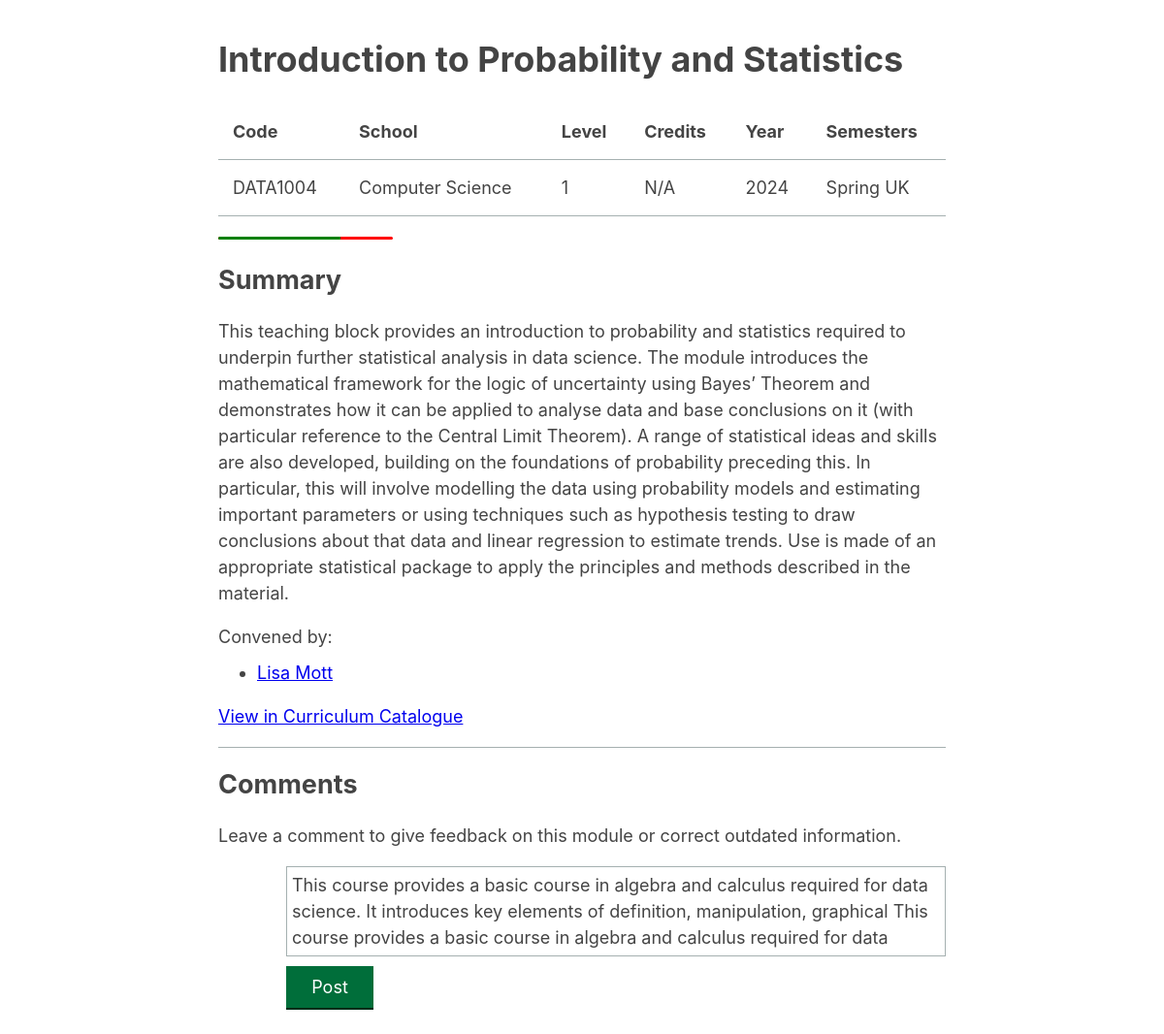
/module/DATA1004, run on the app's committed database.
### tables this page shows
CREATE TABLE "modules"
(
    code               TEXT                                 not null
        primary key,
    title              TEXT                                 not null,
    year               text    default CHANGEME             not null,
    credits            integer default 10                   not null,
    level              integer default 1                    not null,
    school             text    default "Computer Science"   not null,
    conveners          text    default "Kai Xu"             not null,
    semesters          text    default "Spring UK"          not null,
    summary            text    default "No summary"         not null,
    url                text    default "https://google.com" not null,
    convener_usernames text
);

### app.py (the view)
@app.route("/module/<code>")
def module_page(code: str = None):
    cursor = get_db().cursor()
    cursor.execute("SELECT * FROM modules WHERE code = ?", (code,))
    module = add_cols(cursor.fetchone())
    if module is None:
        abort(404)
    usernames = module["convener_usernames"].split(",")
    conveners = [
        {"name": s.strip(), "username": usernames[i]}
        for i, s in enumerate(module["conveners"].split(","))
    ]
    public_token = hashlib.sha256(bytes(request.remote_addr, "utf-8")).hexdigest()
    return render_template("module.html.jinja",
                           module=module,
                           conveners=conveners,
                           public_token=public_token,
                           public_token_short=public_token[0:10])

### app.py (called while the page is built)
def add_cols(result) -> dict[str, str] | None:
    return {column_name: result[i] for i, column_name in
            enumerate(result.keys())} if result is not None else None

def get_db():
    db = getattr(g, "_database", None)
    if db is None:
        db = g._database = sqlite3.connect(DATABASE)
        db.row_factory = sqlite3.Row
    return db

@app.teardown_appcontext
def close_connection(exception):
    db = getattr(g, "_database", None)
    if db is not None:
        db.close()

### templates/module.html.jinja (shortened to what this page needs)
{% extends "base.html.jinja" %}
{% block head %}
	{{ super() }}
	<link rel="stylesheet" type="text/css" href="{{ url_for('static', filename='module.css') }}">
{% endblock %}
{% block main %}
	<h1>{{ module.title }}</h1>
	<table style="width: 100%">
		<thead>
		<tr>
			<td>Code</td>
			<td>School</td>
			<td>Level</td>
			<td>Credits</td>
			<td>Year</td>
			<td>Semesters</td>
		</tr>
		</thead>
		<tbody>
		<tr>
			<td>{{ module.code }}</td>
			<td>{{ module.school }}</td>
			<td>{{ module.level }}</td>
			<td>
				{% if module.credits != 0 %}
					{{ module.credits }}
				{% else %}
					N/A
				{% endif %}
			</td>
			<td>{{ module.year }}</td>
			<td>{{ module.semesters }}</td>
		</tr>
		</tbody>
	</table>
	<progress max="100" value="70"></progress>
	<h2 id="summary">Summary</h2>
	{{ module.summary }}
	<div>
		Convened by:
		<ul>
			{% for convener in conveners %}
				<li>
					{% if convener.username != "NULL" %}
						<a href="{{ url_for("person_page", username=convener.username) }}">{{ convener.name }}</a>
					{% else %}
						{{ convener.name }}
					{% endif %}
				</li>
			{% endfor %}
		</ul>
	</div>
	<p>
		<a href="{{ module.url }}">View in Curriculum Catalogue</a>
	</p>
	<hr/>
	<h2>Comments</h2>
	<p>
		Leave a comment to give feedback on this module or correct outdated information.
	</p>
	<form id="comment-input-area"
		  _='on submit
             halt the event
             call alert("Hello, world!")'>
		<div id="identicon">
			<div title="{{ public_token_short }}">
				<svg width="60" height="60" data-jdenticon-value="{{ public_token }}"></svg>
			</div>
		</div>
		<textarea id="textarea" maxlength="280" style="height: 81px">This course provides a basic course in algebra and calculus required for data science. It introduces key elements of definition, manipulation, graphical This course provides a basic course in algebra and calculus required for data science. </textarea>
		<div id="actions">
			<button class="btn-primary">Post</button>
		</div>
	</form>
{% endblock %}

### static/common.css (style rules this page uses)
* { min-width: 0; }
li { margin: 10px 0; }
ul { margin: 0; }
body { max-width: 750px; margin: 40px auto; padding: 0 10px; font: 18px/1.5 -apple-system, BlinkMacSystemFont, "Segoe UI", Roboto, "Helvetica Neue", Arial, sans-serif; color: #444; }
hr { border: none; border-top: 1px solid #a5b0b0; }
h1, h2, h3 { line-height: 1.2; }
table { border-spacing: 0; border-collapse: collapse; }
thead { font-weight: bold; }
th, td { border-bottom: 1px solid #a5b0b0; padding: 15px; }
:root { color-scheme: light; }

### static/controls.css (style rules this page uses)
textarea { font: 18px/1.5 -apple-system, BlinkMacSystemFont, "Segoe UI", Roboto, "Helvetica Neue", Arial, sans-serif; color: #444; resize: none; background-color: transparent; border: 1px solid #a5b0b0; padding: 5px; }
button { -webkit-appearance: none; -moz-appearance: none; appearance: none; background-color: transparent; border: none; padding: 0; margin: 0; box-sizing: border-box; }
button { font: 18px/1.5 -apple-system, BlinkMacSystemFont, "Segoe UI", Roboto, "Helvetica Neue", Arial, sans-serif; color: white; min-width: 90px; cursor: pointer; padding: 8px 10px 8px; }
.btn-primary { background-color: #006e3a; box-shadow: 0 2px #002b17; }

### static/module.css (style rules this page uses)
#comment-input-area { display: grid; grid-template-areas: "identicon textarea" "identicon actions"; grid-template-columns: min-content 1fr; grid-template-rows: auto auto; column-gap: 10px; row-gap: 10px; }
#identicon { grid-area: identicon; }
#textarea { grid-area: textarea; }
#actions { grid-area: actions; }

### templates/module.html.jinja (style rules this page uses)
progress { border-radius: 7px; height: 3px; }

### data on the page
modules: title "Introduction to Probability and Statistics", code "DATA1004", school "Computer Science", level "1", year "2024", semesters "Spring UK", summary "This teaching block provides an introduction to probability and statistics required to underpin further statistical analysis in data science. The module introduces the mathematical framework for the logic of uncertainty using Bayes’ Theorem and demonstrates how it can be applied to analyse data and base conclusions on it (with particular reference to the Central Limit Theorem). A range of statistical ideas and skills are also developed, building on the foundations of probability preceding this. In particular, this will involve modelling the data using probability models and estimating important parameters or using techniques such as hypothesis testing to draw conclusions about that data and…", name "Lisa Mott"
